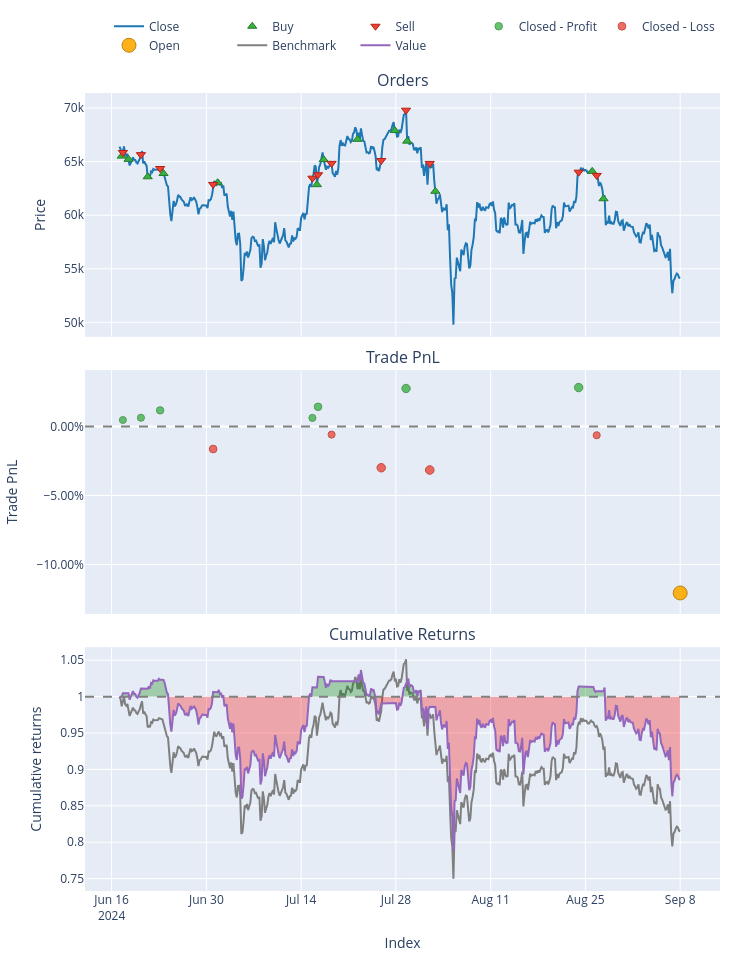
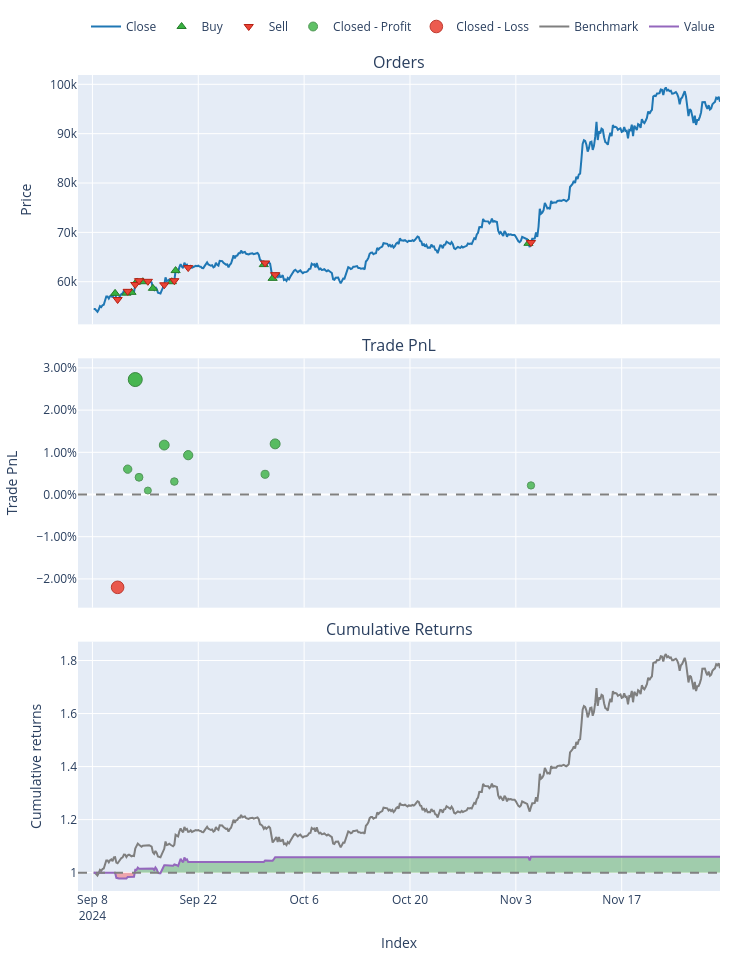
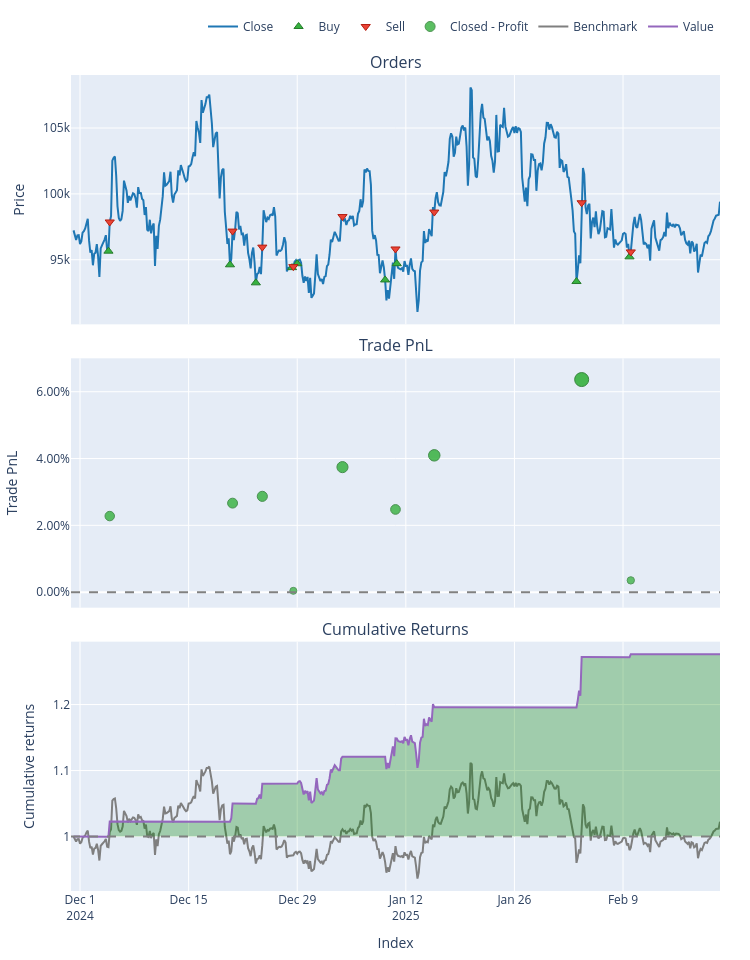

Notebook code for these charts, in order:
### Markdown cell above
## Part 3: Backtesting & Performance Evaluation

**Objective:**  
Evaluate how well the trained model performs on unseen data, simulating real trades.

**Tasks:**
- Use walk-forward or expanding splits to mimic “live” conditions  
- Convert model predictions to signals ([-1, 0, +1] or buy/sell/hold)  
- Run a simple backtest script or VectorBT for performance metrics  
- Calculate returns, Sharpe ratio, drawdowns, confusion matrix, etc.  
- Visualize results (equity curve, trades, etc.) to judge strategy viability

### Code cell
# THIRD CODE: Final Expanding Walk-Forward with VectorBT
# for a multi-bar classification approach

import os
from pathlib import Path

# Assuming the notebook is inside the notebooks folder, set the project root as one level up.
project_root = Path.cwd().parent
os.chdir(project_root)

import warnings
warnings.filterwarnings("ignore")

import pandas as pd
import numpy as np
import MetaTrader5 as mt5
import vectorbt as vbt
import joblib

# Our modules
from data.data_loader import get_data_mt5
from features.feature_engineering import add_all_ta_features
# Suppose you have a multi-bar labeling function
from features.labeling_schemes import create_labels_multi_bar  # or define inline

# Sklearn
from sklearn.metrics import accuracy_score

###########################################################
# 1) DATA LOADING & FEATURE ENGINEERING
###########################################################
if not mt5.initialize():
    print("Failed to initialize MT5")
else:
    data = get_data_mt5(symbol="BTCUSD", timeframe=mt5.TIMEFRAME_H4, n_bars=2000)
    mt5.shutdown()

# Add technical features
df = add_all_ta_features(data)

# Create multi-bar classification labels, e.g. horizon=5, threshold=0.005
df_lbl = create_labels_multi_bar(df, horizon=5, threshold=0.005)

# X => all features except the label columns
X = df_lbl.drop(columns=["multi_bar_label", "future_return_h"])
y = df_lbl["multi_bar_label"]

# SHIFT labels from [-1,0,+1] => [0,1,2] so scikit-learn classifiers won't error out
y_shifted = y + 1  # -1->0, 0->1, +1->2

###########################################################
# 2) DEFINING EXPANDING SPLITS
###########################################################
def expanding_walk_forward_splits(X, y, n_splits=3):
    """
    Creates expanding walk-forward folds. For each fold i:
      - Train: [0 : fold_i]
      - Test:  [fold_i : fold_{i+1}]
    The last fold extends to the end.
    """
    n = len(X)
    fold_size = n // (n_splits + 1)
    splits = []
    
    for i in range(n_splits):
        train_end = (i+1) * fold_size
        if i == n_splits - 1:
            test_end = n
        else:
            test_end = (i+2) * fold_size
            if test_end > n:
                test_end = n
        
        X_train_fold = X.iloc[:train_end]
        y_train_fold = y.iloc[:train_end]
        
        X_test_fold = X.iloc[train_end:test_end]
        y_test_fold = y.iloc[train_end:test_end]
        
        splits.append((X_train_fold, y_train_fold, X_test_fold, y_test_fold))
    return splits

folds = expanding_walk_forward_splits(X, y_shifted, n_splits=3)
print(f"Number of folds: {len(folds)}")

###########################################################
# 3) LOAD BEST PIPELINE & RUN EXPANDING WALK-FORWARD
###########################################################
# This pipeline was saved in the second code (hyperparam tuning step),
# presumably a classification pipeline (e.g. StandardScaler + RandomForestClassifier).
best_pipeline = joblib.load("models/saved_models/best_rf_mb_pipeline.pkl")
print("Loaded best pipeline from 'best_rf_mb_pipeline.pkl'")

fees = 0.0002  # 0.02% transaction cost per trade

fold_results = {}

for i, (X_train_fold, y_train_fold, X_test_fold, y_test_fold) in enumerate(folds, start=1):
    print(f"\n=== Fold {i} ===")
    print(f"Train size: {len(X_train_fold)}, Test size: {len(X_test_fold)}")
    
    # 3.1 Fit the pipeline on this fold's train portion (already SHIFTED labels)
    best_pipeline.fit(X_train_fold, y_train_fold)
    
    # 3.2 Predict SHIFTED labels on the test portion
    preds_shifted = best_pipeline.predict(X_test_fold)
    
    # 3.3 Shift back to [-1,0,+1]
    preds = preds_shifted - 1
    
    # Evaluate accuracy vs. the unshifted test labels
    # The test labels here are SHIFTED, so we must shift them back for a fair comparison
    # Or we can shift preds forward, but let's do this approach:
    y_test_fold_unshifted = y_test_fold - 1
    acc = accuracy_score(y_test_fold_unshifted, preds)
    print(f"Fold {i} Accuracy={acc:.2f}")
    
    # Convert predicted classes => signals
    # +1 => buy, -1 => sell, 0 => no position
    signals = preds
    
    # Vectorbt backtest on the test portion
    df_test_fold = df_lbl.loc[X_test_fold.index].copy()  # or df if same index
    close_prices = df_test_fold["close"]
    
    if len(signals) < len(close_prices):
        # pad signals if needed
        signals = np.append(signals, [0]*(len(close_prices)-len(signals)))
    signals_s = pd.Series(signals, index=close_prices.index)
    
    pf = vbt.Portfolio.from_signals(
        close_prices,
        entries=signals_s > 0,
        exits=signals_s < 0,
        init_cash=10000,
        freq='4H',
        fees=fees
    )
    
    total_return = pf.total_return()
    sharpe_ratio = pf.sharpe_ratio()
    
    print(f"Fold {i} Return={total_return:.2f}%, Sharpe={sharpe_ratio:.2f}")
    print("\nVectorbt stats for Fold", i)
    print(pf.stats())
    
    # Optional: Plot
    fig = pf.plot()
    fig.show()
    
    # Store results
    fold_results[i] = {
        "Accuracy": acc,
        "TotalReturn": total_return,
        "Sharpe": sharpe_ratio
    }

###########################################################
# 4) PRINT FOLD RESULTS
###########################################################
for i, stats in fold_results.items():
    acc = stats["Accuracy"]
    ret = stats["TotalReturn"]
    sr = stats["Sharpe"]
    print(f"\nFold {i} => ACC={acc:.2f}, Return={ret:.2f}%, Sharpe={sr:.2f}")

### Figure 1 — Plotly figure (JSON) as saved in the notebook; plotly's stock layout.template omitted (floating-point values rounded to 4 significant figures; data arrays with more than 128 entries replaced by an {"elided": "..."} marker saying what was removed)
{"data": [{"legendgroup": "0", "line": {"color": "#1f77b4"}, "name": "Close", "showlegend": true, "type": "scatter", "uid": "9e807d55-7f43-41b0-97e0-15f7d3cb62f2", "x": {"elided": "498 str values"}, "xaxis": "x", "y": {"elided": "498 float values"}, "yaxis": "y"}, {"customdata": [[0, 0.1526, 2.0], [2, 0.154, 2.009], [4, 0.159, 2.022], [6, 0.1601, 2.046], [8, 0.1596, 2.012], [10, 0.1611, 2.025], [12, 0.1575, 2.054], [14, 0.1522, 2.042], [16, 0.1459, 1.981], [18, 0.1521, 2.036], [20, 0.1584, 1.972], [22, 0.1581, 2.027], [24, 0.1637, 2.014]], "hovertemplate": "Order Id: %{customdata[0]}<br>Timestamp: %{x}<br>Price: %{y}<br>Size: %{customdata[1]:.6f}<br>Fees: %{customdata[2]:.6f}", "legendgroup": "1", "marker": {"color": "#37B13F", "line": {"color": "rgb(38,123,44)", "width": 1}, "size": 8, "symbol": "triangle-up"}, "mode": "markers", "name": "Buy", "type": "scatter", "uid": "2fac7dec-3152-4ea2-91d8-ee608df41225", "x": ["2024-06-17T12:00:00", "2024-06-18T12:00:00", "2024-06-21T08:00:00", "2024-06-23T16:00:00", "2024-07-01T16:00:00", "2024-07-16T08:00:00", "2024-07-17T08:00:00", "2024-07-22T08:00:00", "2024-07-27T20:00:00", "2024-07-29T16:00:00", "2024-08-02T20:00:00", "2024-08-26T00:00:00", "2024-08-27T16:00:00"], "xaxis": "x", "y": [65520.0, 65210.0, 63590.0, 63890.0, 63040.0, 62850.0, 65190.0, 67090.0, 67900.0, 66920.0, 62230.0, 64100.0, 61540.0], "yaxis": "y"}, {"customdata": [[1, 0.1526, 2.01], [3, 0.154, 2.023], [5, 0.159, 2.046], [7, 0.1601, 2.013], [9, 0.1596, 2.026], [11, 0.1611, 2.055], [13, 0.1575, 2.043], [15, 0.1522, 1.982], [17, 0.1459, 2.036], [19, 0.1521, 1.972], [21, 0.1584, 2.028], [23, 0.1581, 2.015]], "hovertemplate": "Order Id: %{customdata[0]}<br>Timestamp: %{x}<br>Price: %{y}<br>Size: %{customdata[1]:.6f}<br>Fees: %{customdata[2]:.6f}", "legendgroup": "2", "marker": {"color": "#EA4335", "line": {"color": "rgb(181,31,18)", "width": 1}, "size": 8, "symbol": "triangle-down"}, "mode": "markers", "name": "Sell", "type": "scatter", "uid": "d4995fd2-9afe-4dae-8aa5-7ceffaea327a", "x": ["2024-06-17T16:00:00", "2024-06-20T08:00:00", "2024-06-23T04:00:00", "2024-07-01T00:00:00", "2024-07-15T16:00:00", "2024-07-16T12:00:00", "2024-07-18T12:00:00", "2024-07-25T20:00:00", "2024-07-29T12:00:00", "2024-08-02T00:00:00", "2024-08-24T00:00:00", "2024-08-26T16:00:00"], "xaxis": "x", "y": [65850.0, 65660.0, 64360.0, 62880.0, 63460.0, 63780.0, 64840.0, 65110.0, 69810.0, 64840.0, 64020.0, 63720.0], "yaxis": "y"}, {"customdata": [[0, 0, 47.4, 0.004741], [1, 1, 64.07, 0.006378], [2, 2, 118.7, 0.01174], [4, 4, 63.11, 0.006273], [5, 5, 144.9, 0.01431], [8, 8, 273.4, 0.0276], [10, 10, 278.8, 0.02828]], "hovertemplate": "Exit Trade Id: %{customdata[0]}<br>Position Id: %{customdata[1]}<br>Exit Timestamp: %{x}<br>PnL: %{customdata[2]:.6f}<br>Return: %{customdata[3]:.2%}", "legendgroup": "3", "marker": {"color": "#37B13F", "line": {"color": "rgb(38,123,44)", "width": 1}, "opacity": [0.75, 0.7521, 0.7591, 0.752, 0.7624, 0.7796, 0.7805], "size": [7, 7.099, 7.423, 7.093, 7.578, 8.381, 8.422], "symbol": "circle"}, "mode": "markers", "name": "Closed - Profit", "type": "scatter", "uid": "b3512d29-2a97-4151-a397-bc9b665e5e15", "x": ["2024-06-17T16:00:00", "2024-06-20T08:00:00", "2024-06-23T04:00:00", "2024-07-15T16:00:00", "2024-07-16T12:00:00", "2024-07-29T12:00:00", "2024-08-24T00:00:00"], "xaxis": "x2", "y": [0.004741, 0.006378, 0.01174, 0.006273, 0.01431, 0.0276, 0.02828], "yaxis": "y2"}, {"customdata": [[3, 3, -166.6, -0.01629], [6, 6, -59.94, -0.005837], [7, 7, -304.9, -0.02986], [9, 9, -320.6, -0.03149], [11, 11, -64.05, -0.006319]], "hovertemplate": "Exit Trade Id: %{customdata[0]}<br>Position Id: %{customdata[1]}<br>Exit Timestamp: %{x}<br>PnL: %{customdata[2]:.6f}<br>Return: %{customdata[3]:.2%}", "legendgroup": "4", "marker": {"color": "#EA4335", "line": {"color": "rgb(181,31,18)", "width": 1}, "opacity": [0.7649, 0.7514, 0.7825, 0.7846, 0.752], "size": [7.697, 7.066, 8.517, 8.616, 7.095], "symbol": "circle"}, "mode": "markers", "name": "Closed - Loss", "type": "scatter", "uid": "f192eac8-91b0-4169-9ac6-11e7b9dadceb", "x": ["2024-07-01T00:00:00", "2024-07-18T12:00:00", "2024-07-25T20:00:00", "2024-08-02T00:00:00", "2024-08-26T16:00:00"], "xaxis": "x2", "y": [-0.01629, -0.005837, -0.02986, -0.03149, -0.006319], "yaxis": "y2"}, {"customdata": [[12, 12, -1215.0, -0.1207]], "hovertemplate": "Exit Trade Id: %{customdata[0]}<br>Position Id: %{customdata[1]}<br>Exit Timestamp: %{x}<br>PnL: %{customdata[2]:.6f}<br>Return: %{customdata[3]:.2%}", "legendgroup": "5", "marker": {"color": "#FFAA00", "line": {"color": "rgb(178,118,0)", "width": 1}, "opacity": [0.9], "size": [14], "symbol": "circle"}, "mode": "markers", "name": "Open", "type": "scatter", "uid": "7809cbc2-b0c8-449d-8295-265418e0264e", "x": ["2024-09-08T00:00:00"], "xaxis": "x2", "y": [-0.1207], "yaxis": "y2"}, {"legendgroup": "6", "line": {"color": "#7f7f7f"}, "name": "Benchmark", "showlegend": true, "type": "scatter", "uid": "71e22f25-c36e-46f2-b9be-529d3631f36f", "x": {"elided": "498 str values"}, "xaxis": "x3", "y": {"elided": "498 float values"}, "yaxis": "y3"}, {"hoverinfo": "skip", "legendgroup": "7", "line": {"color": "rgba(0, 0, 0, 0)", "width": 0}, "opacity": 0, "showlegend": false, "type": "scatter", "uid": "42e9b39b-4838-430f-b94d-72619c8cadfb", "x": {"elided": "498 str values"}, "xaxis": "x3", "y": {"elided": "498 int values"}, "yaxis": "y3"}, {"connectgaps": false, "fill": "tonexty", "fillcolor": "rgba(0, 128, 0, 0.3)", "hoverinfo": "skip", "legendgroup": "7", "line": {"color": "rgba(0, 0, 0, 0)", "width": 0}, "opacity": 0, "showlegend": false, "type": "scatter", "uid": "d9d1003e-1e70-4f7e-8393-9f03a79c0b03", "x": {"elided": "498 str values"}, "xaxis": "x3", "y": {"elided": "498 float values"}, "yaxis": "y3"}, {"hoverinfo": "skip", "legendgroup": "7", "line": {"color": "rgba(0, 0, 0, 0)", "width": 0}, "opacity": 0, "showlegend": false, "type": "scatter", "uid": "e5dbe007-d622-4789-ae41-9e89fba5f33a", "x": {"elided": "498 str values"}, "xaxis": "x3", "y": {"elided": "498 int values"}, "yaxis": "y3"}, {"connectgaps": false, "fill": "tonexty", "fillcolor": "rgba(255, 0, 0, 0.3)", "hoverinfo": "skip", "legendgroup": "7", "line": {"color": "rgba(0, 0, 0, 0)", "width": 0}, "opacity": 0, "showlegend": false, "type": "scatter", "uid": "4fca4ac5-f14e-45f3-99e3-7787c1e0fa8b", "x": {"elided": "498 str values"}, "xaxis": "x3", "y": {"elided": "498 float values"}, "yaxis": "y3"}, {"legendgroup": "8", "line": {"color": "#9467bd"}, "name": "Value", "showlegend": true, "type": "scatter", "uid": "9e45af4d-31b3-44d4-b743-ca5d7db3fc5c", "x": {"elided": "498 str values"}, "xaxis": "x3", "y": {"elided": "498 float values"}, "yaxis": "y3"}, {"hoverinfo": "skip", "legendgroup": "7", "line": {"color": "rgba(0, 0, 0, 0)", "width": 0}, "opacity": 0, "showlegend": false, "type": "scatter", "uid": "c9bf3007-55ef-4fab-8ace-d27fdc4af3bc", "x": {"elided": "498 str values"}, "xaxis": "x3", "y": {"elided": "498 int values"}, "yaxis": "y3"}], "layout": {"annotations": [{"font": {"size": 16}, "showarrow": false, "text": "Orders", "x": 0.5, "xanchor": "center", "xref": "paper", "y": 1, "yanchor": "bottom", "yref": "paper"}, {"font": {"size": 16}, "showarrow": false, "text": "Trade PnL", "x": 0.5, "xanchor": "center", "xref": "paper", "y": 0.6528, "yanchor": "bottom", "yref": "paper"}, {"font": {"size": 16}, "showarrow": false, "text": "Cumulative Returns", "x": 0.5, "xanchor": "center", "xref": "paper", "y": 0.3056, "yanchor": "bottom", "yref": "paper"}], "height": 960, "legend": {"orientation": "h", "traceorder": "normal", "x": 1, "xanchor": "right", "y": 1.042, "yanchor": "bottom"}, "margin": {"b": 30, "l": 30, "r": 30, "t": 30}, "shapes": [{"line": {"color": "gray", "dash": "dash"}, "type": "line", "x0": 0, "x1": 1, "xref": "paper", "y0": 0, "y1": 0, "yref": "y2"}, {"line": {"color": "gray", "dash": "dash"}, "type": "line", "x0": 0, "x1": 1, "xref": "paper", "y0": 1, "y1": 1, "yref": "y3"}], "showlegend": true, "width": 750, "xaxis": {"anchor": "y", "domain": [0, 1], "matches": "x3", "showticklabels": false}, "xaxis2": {"anchor": "y2", "domain": [0, 1], "matches": "x3", "showticklabels": false}, "xaxis3": {"anchor": "y3", "domain": [0, 1], "title": {"text": "Index"}}, "yaxis": {"anchor": "x", "domain": [0.6944, 1], "title": {"text": "Price"}}, "yaxis2": {"anchor": "x2", "domain": [0.3472, 0.6528], "tickformat": ".2%", "title": {"text": "Trade PnL"}}, "yaxis3": {"anchor": "x3", "domain": [0, 0.3056], "title": {"text": "Cumulative returns"}}}}

### Figure 2 — Plotly figure (JSON) as saved in the notebook; plotly's stock layout.template omitted (floating-point values rounded to 4 significant figures; data arrays with more than 128 entries replaced by an {"elided": "..."} marker saying what was removed)
{"data": [{"legendgroup": "0", "line": {"color": "#1f77b4"}, "name": "Close", "showlegend": true, "type": "scatter", "uid": "22da6382-fb1f-412c-bd80-6cb7fd14be6b", "x": {"elided": "498 str values"}, "xaxis": "x", "y": {"elided": "498 float values"}, "yaxis": "y"}, {"customdata": [[0, 0.1735, 2.0], [2, 0.1695, 1.956], [4, 0.1701, 1.967], [6, 0.1686, 2.021], [8, 0.1691, 2.029], [10, 0.1731, 2.031], [12, 0.1713, 2.055], [14, 0.1656, 2.061], [16, 0.1639, 2.08], [18, 0.1723, 2.09], [20, 0.1561, 2.116]], "hovertemplate": "Order Id: %{customdata[0]}<br>Timestamp: %{x}<br>Price: %{y}<br>Size: %{customdata[1]:.6f}<br>Fees: %{customdata[2]:.6f}", "legendgroup": "1", "marker": {"color": "#37B13F", "line": {"color": "rgb(38,123,44)", "width": 1}, "size": 8, "symbol": "triangle-up"}, "mode": "markers", "name": "Buy", "type": "scatter", "uid": "8dd8347b-b2d4-4875-a71c-ff7aa432810c", "x": ["2024-09-11T00:00:00", "2024-09-12T12:00:00", "2024-09-13T04:00:00", "2024-09-13T20:00:00", "2024-09-14T16:00:00", "2024-09-16T00:00:00", "2024-09-18T12:00:00", "2024-09-19T00:00:00", "2024-09-30T16:00:00", "2024-10-01T20:00:00", "2024-11-04T16:00:00"], "xaxis": "x", "y": [57640.0, 57680.0, 57840, 59940.0, 60000.0, 58660.0, 60000.0, 62250.0, 63470.0, 60680.0, 67770.0], "yaxis": "y"}, {"customdata": [[1, 0.1735, 1.956], [3, 0.1695, 1.968], [5, 0.1701, 2.022], [7, 0.1686, 2.03], [9, 0.1691, 2.032], [11, 0.1731, 2.056], [13, 0.1713, 2.062], [15, 0.1656, 2.081], [17, 0.1639, 2.091], [19, 0.1723, 2.116], [21, 0.1561, 2.121]], "hovertemplate": "Order Id: %{customdata[0]}<br>Timestamp: %{x}<br>Price: %{y}<br>Size: %{customdata[1]:.6f}<br>Fees: %{customdata[2]:.6f}", "legendgroup": "2", "marker": {"color": "#EA4335", "line": {"color": "rgb(181,31,18)", "width": 1}, "size": 8, "symbol": "triangle-down"}, "mode": "markers", "name": "Sell", "type": "scatter", "uid": "546717b7-5eac-465e-a72d-1e1d7d7eee4e", "x": ["2024-09-11T08:00:00", "2024-09-12T16:00:00", "2024-09-13T16:00:00", "2024-09-14T04:00:00", "2024-09-15T08:00:00", "2024-09-17T12:00:00", "2024-09-18T20:00:00", "2024-09-20T16:00:00", "2024-09-30T20:00:00", "2024-10-02T04:00:00", "2024-11-05T00:00:00"], "xaxis": "x", "y": [56390.0, 58050.0, 59440.0, 60210.0, 60080.0, 59370.0, 60210.0, 62860.0, 63800.0, 61430.0, 67950.0], "yaxis": "y"}, {"customdata": [[1, 1, 58.73, 0.006006], [2, 2, 268.0, 0.02725], [3, 3, 41.28, 0.004086], [4, 4, 9.584, 0.0009446], [5, 5, 119.0, 0.01172], [6, 6, 31.57, 0.003073], [7, 7, 96.1, 0.009324], [8, 8, 49.87, 0.004794], [9, 9, 125.4, 0.012], [10, 10, 22.76, 0.002152]], "hovertemplate": "Exit Trade Id: %{customdata[0]}<br>Position Id: %{customdata[1]}<br>Exit Timestamp: %{x}<br>PnL: %{customdata[2]:.6f}<br>Return: %{customdata[3]:.2%}", "legendgroup": "3", "marker": {"color": "#37B13F", "line": {"color": "rgb(38,123,44)", "width": 1}, "opacity": [0.7789, 0.9, 0.7679, 0.75, 0.8115, 0.7621, 0.7978, 0.772, 0.8131, 0.7569], "size": [8.347, 14, 7.836, 7, 9.868, 7.566, 9.23, 8.025, 9.943, 7.321], "symbol": "circle"}, "mode": "markers", "name": "Closed - Profit", "type": "scatter", "uid": "c0c50d0e-3a4d-400c-a1c4-b1fdfd1521dc", "x": ["2024-09-12T16:00:00", "2024-09-13T16:00:00", "2024-09-14T04:00:00", "2024-09-15T08:00:00", "2024-09-17T12:00:00", "2024-09-18T20:00:00", "2024-09-20T16:00:00", "2024-09-30T20:00:00", "2024-10-02T04:00:00", "2024-11-05T00:00:00"], "xaxis": "x2", "y": [0.006006, 0.02725, 0.004086, 0.0009446, 0.01172, 0.003073, 0.009324, 0.004794, 0.012, 0.002152], "yaxis": "y2"}, {"customdata": [[0, 0, -219.9, -0.02199]], "hovertemplate": "Exit Trade Id: %{customdata[0]}<br>Position Id: %{customdata[1]}<br>Exit Timestamp: %{x}<br>PnL: %{customdata[2]:.6f}<br>Return: %{customdata[3]:.2%}", "legendgroup": "4", "marker": {"color": "#EA4335", "line": {"color": "rgb(181,31,18)", "width": 1}, "opacity": [0.87], "size": [12.6], "symbol": "circle"}, "mode": "markers", "name": "Closed - Loss", "type": "scatter", "uid": "6969f841-5dcc-4e3d-bb14-6fa6ae84f25d", "x": ["2024-09-11T08:00:00"], "xaxis": "x2", "y": [-0.02199], "yaxis": "y2"}, {"legendgroup": "5", "line": {"color": "#7f7f7f"}, "name": "Benchmark", "showlegend": true, "type": "scatter", "uid": "879b555e-d34f-4bae-849c-4721ac05c590", "x": {"elided": "498 str values"}, "xaxis": "x3", "y": {"elided": "498 float values"}, "yaxis": "y3"}, {"hoverinfo": "skip", "legendgroup": "6", "line": {"color": "rgba(0, 0, 0, 0)", "width": 0}, "opacity": 0, "showlegend": false, "type": "scatter", "uid": "5ff387fc-8cb6-4ef4-90f0-6dc5cf40cb9e", "x": {"elided": "498 str values"}, "xaxis": "x3", "y": {"elided": "498 int values"}, "yaxis": "y3"}, {"connectgaps": false, "fill": "tonexty", "fillcolor": "rgba(0, 128, 0, 0.3)", "hoverinfo": "skip", "legendgroup": "6", "line": {"color": "rgba(0, 0, 0, 0)", "width": 0}, "opacity": 0, "showlegend": false, "type": "scatter", "uid": "c5e5a7ea-df75-4bcd-89b1-36721b1354d6", "x": {"elided": "498 str values"}, "xaxis": "x3", "y": {"elided": "498 float values"}, "yaxis": "y3"}, {"hoverinfo": "skip", "legendgroup": "6", "line": {"color": "rgba(0, 0, 0, 0)", "width": 0}, "opacity": 0, "showlegend": false, "type": "scatter", "uid": "f3ca46d0-3a6c-43c3-9d55-d0f0fc6f5186", "x": {"elided": "498 str values"}, "xaxis": "x3", "y": {"elided": "498 int values"}, "yaxis": "y3"}, {"connectgaps": false, "fill": "tonexty", "fillcolor": "rgba(255, 0, 0, 0.3)", "hoverinfo": "skip", "legendgroup": "6", "line": {"color": "rgba(0, 0, 0, 0)", "width": 0}, "opacity": 0, "showlegend": false, "type": "scatter", "uid": "0684d099-dab8-4d8d-92ed-e387d4783050", "x": {"elided": "498 str values"}, "xaxis": "x3", "y": {"elided": "498 float values"}, "yaxis": "y3"}, {"legendgroup": "7", "line": {"color": "#9467bd"}, "name": "Value", "showlegend": true, "type": "scatter", "uid": "38c9f7a9-e49b-46f6-a9d0-fa6feb2d9622", "x": {"elided": "498 str values"}, "xaxis": "x3", "y": {"elided": "498 float values"}, "yaxis": "y3"}, {"hoverinfo": "skip", "legendgroup": "6", "line": {"color": "rgba(0, 0, 0, 0)", "width": 0}, "opacity": 0, "showlegend": false, "type": "scatter", "uid": "aa224426-28b1-42f6-ab62-ee3473957688", "x": {"elided": "498 str values"}, "xaxis": "x3", "y": {"elided": "498 int values"}, "yaxis": "y3"}], "layout": {"annotations": [{"font": {"size": 16}, "showarrow": false, "text": "Orders", "x": 0.5, "xanchor": "center", "xref": "paper", "y": 1, "yanchor": "bottom", "yref": "paper"}, {"font": {"size": 16}, "showarrow": false, "text": "Trade PnL", "x": 0.5, "xanchor": "center", "xref": "paper", "y": 0.6528, "yanchor": "bottom", "yref": "paper"}, {"font": {"size": 16}, "showarrow": false, "text": "Cumulative Returns", "x": 0.5, "xanchor": "center", "xref": "paper", "y": 0.3056, "yanchor": "bottom", "yref": "paper"}], "height": 960, "legend": {"orientation": "h", "traceorder": "normal", "x": 1, "xanchor": "right", "y": 1.042, "yanchor": "bottom"}, "margin": {"b": 30, "l": 30, "r": 30, "t": 30}, "shapes": [{"line": {"color": "gray", "dash": "dash"}, "type": "line", "x0": 0, "x1": 1, "xref": "paper", "y0": 0, "y1": 0, "yref": "y2"}, {"line": {"color": "gray", "dash": "dash"}, "type": "line", "x0": 0, "x1": 1, "xref": "paper", "y0": 1, "y1": 1, "yref": "y3"}], "showlegend": true, "width": 750, "xaxis": {"anchor": "y", "domain": [0, 1], "matches": "x3", "showticklabels": false}, "xaxis2": {"anchor": "y2", "domain": [0, 1], "matches": "x3", "showticklabels": false}, "xaxis3": {"anchor": "y3", "domain": [0, 1], "title": {"text": "Index"}}, "yaxis": {"anchor": "x", "domain": [0.6944, 1], "title": {"text": "Price"}}, "yaxis2": {"anchor": "x2", "domain": [0.3472, 0.6528], "tickformat": ".2%", "title": {"text": "Trade PnL"}}, "yaxis3": {"anchor": "x3", "domain": [0, 0.3056], "title": {"text": "Cumulative returns"}}}}

### Figure 3 — Plotly figure (JSON) as saved in the notebook; plotly's stock layout.template omitted (floating-point values rounded to 4 significant figures; data arrays with more than 128 entries replaced by an {"elided": "..."} marker saying what was removed)
{"data": [{"legendgroup": "0", "line": {"color": "#1f77b4"}, "name": "Close", "showlegend": true, "type": "scatter", "uid": "849bc3b1-7580-440c-9618-7f94804e2bdd", "x": {"elided": "501 str values"}, "xaxis": "x", "y": {"elided": "501 float values"}, "yaxis": "y"}, {"customdata": [[0, 0.1045, 2.0], [2, 0.1081, 2.045], [4, 0.1126, 2.1], [6, 0.1144, 2.16], [8, 0.1141, 2.161], [10, 0.1199, 2.242], [12, 0.1213, 2.297], [14, 0.1281, 2.391], [16, 0.1335, 2.543]], "hovertemplate": "Order Id: %{customdata[0]}<br>Timestamp: %{x}<br>Price: %{y}<br>Size: %{customdata[1]:.6f}<br>Fees: %{customdata[2]:.6f}", "legendgroup": "1", "marker": {"color": "#37B13F", "line": {"color": "rgb(38,123,44)", "width": 1}, "size": 8, "symbol": "triangle-up"}, "mode": "markers", "name": "Buy", "type": "scatter", "uid": "48af6154-087e-4bb6-9693-fe5f31b8d694", "x": ["2024-12-04T16:00:00", "2024-12-20T08:00:00", "2024-12-23T16:00:00", "2024-12-28T08:00:00", "2024-12-29T00:00:00", "2025-01-09T08:00:00", "2025-01-10T20:00:00", "2025-02-03T00:00:00", "2025-02-09T20:00:00"], "xaxis": "x", "y": [95650.0, 94620.0, 93250.0, 94400.0, 94700.0, 93470.0, 94700.0, 93350.0, 95220.0], "yaxis": "y"}, {"customdata": [[1, 0.1045, 2.046], [3, 0.1081, 2.1], [5, 0.1126, 2.161], [7, 0.1144, 2.162], [9, 0.1141, 2.242], [11, 0.1199, 2.298], [13, 0.1213, 2.392], [15, 0.1281, 2.544], [17, 0.1335, 2.553]], "hovertemplate": "Order Id: %{customdata[0]}<br>Timestamp: %{x}<br>Price: %{y}<br>Size: %{customdata[1]:.6f}<br>Fees: %{customdata[2]:.6f}", "legendgroup": "2", "marker": {"color": "#EA4335", "line": {"color": "rgb(181,31,18)", "width": 1}, "size": 8, "symbol": "triangle-down"}, "mode": "markers", "name": "Sell", "type": "scatter", "uid": "c5393c84-8c98-4b68-9a9f-7a1045ee4beb", "x": ["2024-12-04T20:00:00", "2024-12-20T16:00:00", "2024-12-24T12:00:00", "2024-12-28T12:00:00", "2025-01-03T20:00:00", "2025-01-10T16:00:00", "2025-01-15T16:00:00", "2025-02-03T16:00:00", "2025-02-10T00:00:00"], "xaxis": "x", "y": [97870.0, 97180.0, 95960.0, 94480.0, 98280.0, 95817, 98620.0, 99330.0, 95590.0], "yaxis": "y"}, {"customdata": [[0, 0, 227.7, 0.02278], [1, 1, 272.5, 0.02665], [2, 2, 301.1, 0.02868], [3, 3, 4.296, 0.0003978], [4, 4, 404.4, 0.03743], [5, 5, 277.5, 0.02476], [6, 6, 470.4, 0.04096], [7, 7, 760.9, 0.06365], [8, 8, 44.87, 0.003529]], "hovertemplate": "Exit Trade Id: %{customdata[0]}<br>Position Id: %{customdata[1]}<br>Exit Timestamp: %{x}<br>PnL: %{customdata[2]:.6f}<br>Return: %{customdata[3]:.2%}", "legendgroup": "3", "marker": {"color": "#37B13F", "line": {"color": "rgb(38,123,44)", "width": 1}, "opacity": [0.8031, 0.8123, 0.8171, 0.75, 0.8378, 0.8078, 0.8462, 0.9, 0.7574], "size": [9.477, 9.905, 10.13, 7, 11.1, 9.696, 11.49, 14, 7.347], "symbol": "circle"}, "mode": "markers", "name": "Closed - Profit", "type": "scatter", "uid": "0f46eb7d-0ee0-4438-9320-de9c1f9720c2", "x": ["2024-12-04T20:00:00", "2024-12-20T16:00:00", "2024-12-24T12:00:00", "2024-12-28T12:00:00", "2025-01-03T20:00:00", "2025-01-10T16:00:00", "2025-01-15T16:00:00", "2025-02-03T16:00:00", "2025-02-10T00:00:00"], "xaxis": "x2", "y": [0.02278, 0.02665, 0.02868, 0.0003978, 0.03743, 0.02476, 0.04096, 0.06365, 0.003529], "yaxis": "y2"}, {"legendgroup": "4", "line": {"color": "#7f7f7f"}, "name": "Benchmark", "showlegend": true, "type": "scatter", "uid": "4b541c4e-6e3a-4c9d-81c3-78ca19b574e9", "x": {"elided": "501 str values"}, "xaxis": "x3", "y": {"elided": "501 float values"}, "yaxis": "y3"}, {"hoverinfo": "skip", "legendgroup": "5", "line": {"color": "rgba(0, 0, 0, 0)", "width": 0}, "opacity": 0, "showlegend": false, "type": "scatter", "uid": "23dbfda8-4b1c-49ca-b0c1-247a4cf2f1e0", "x": {"elided": "501 str values"}, "xaxis": "x3", "y": {"elided": "501 int values"}, "yaxis": "y3"}, {"connectgaps": false, "fill": "tonexty", "fillcolor": "rgba(0, 128, 0, 0.3)", "hoverinfo": "skip", "legendgroup": "5", "line": {"color": "rgba(0, 0, 0, 0)", "width": 0}, "opacity": 0, "showlegend": false, "type": "scatter", "uid": "e4dd6fa2-31df-41c8-b993-6b6e2d24ef5f", "x": {"elided": "501 str values"}, "xaxis": "x3", "y": {"elided": "501 float values"}, "yaxis": "y3"}, {"hoverinfo": "skip", "legendgroup": "5", "line": {"color": "rgba(0, 0, 0, 0)", "width": 0}, "opacity": 0, "showlegend": false, "type": "scatter", "uid": "8975ec2c-1418-411f-9364-6a8b2f2e3952", "x": {"elided": "501 str values"}, "xaxis": "x3", "y": {"elided": "501 int values"}, "yaxis": "y3"}, {"connectgaps": false, "fill": "tonexty", "fillcolor": "rgba(255, 0, 0, 0.3)", "hoverinfo": "skip", "legendgroup": "5", "line": {"color": "rgba(0, 0, 0, 0)", "width": 0}, "opacity": 0, "showlegend": false, "type": "scatter", "uid": "c5f83ebf-9b9e-4b61-ae1b-5166fa541bd5", "x": {"elided": "501 str values"}, "xaxis": "x3", "y": {"elided": "501 float values"}, "yaxis": "y3"}, {"legendgroup": "6", "line": {"color": "#9467bd"}, "name": "Value", "showlegend": true, "type": "scatter", "uid": "e2fd5168-d26a-4f6c-972e-3196ba28bc58", "x": {"elided": "501 str values"}, "xaxis": "x3", "y": {"elided": "501 float values"}, "yaxis": "y3"}, {"hoverinfo": "skip", "legendgroup": "5", "line": {"color": "rgba(0, 0, 0, 0)", "width": 0}, "opacity": 0, "showlegend": false, "type": "scatter", "uid": "42399719-5cfd-419a-b600-baad62e010ee", "x": {"elided": "501 str values"}, "xaxis": "x3", "y": {"elided": "501 int values"}, "yaxis": "y3"}], "layout": {"annotations": [{"font": {"size": 16}, "showarrow": false, "text": "Orders", "x": 0.5, "xanchor": "center", "xref": "paper", "y": 1, "yanchor": "bottom", "yref": "paper"}, {"font": {"size": 16}, "showarrow": false, "text": "Trade PnL", "x": 0.5, "xanchor": "center", "xref": "paper", "y": 0.6528, "yanchor": "bottom", "yref": "paper"}, {"font": {"size": 16}, "showarrow": false, "text": "Cumulative Returns", "x": 0.5, "xanchor": "center", "xref": "paper", "y": 0.3056, "yanchor": "bottom", "yref": "paper"}], "height": 960, "legend": {"orientation": "h", "traceorder": "normal", "x": 1, "xanchor": "right", "y": 1.042, "yanchor": "bottom"}, "margin": {"b": 30, "l": 30, "r": 30, "t": 30}, "shapes": [{"line": {"color": "gray", "dash": "dash"}, "type": "line", "x0": 0, "x1": 1, "xref": "paper", "y0": 0, "y1": 0, "yref": "y2"}, {"line": {"color": "gray", "dash": "dash"}, "type": "line", "x0": 0, "x1": 1, "xref": "paper", "y0": 1, "y1": 1, "yref": "y3"}], "showlegend": true, "width": 750, "xaxis": {"anchor": "y", "domain": [0, 1], "matches": "x3", "showticklabels": false}, "xaxis2": {"anchor": "y2", "domain": [0, 1], "matches": "x3", "showticklabels": false}, "xaxis3": {"anchor": "y3", "domain": [0, 1], "title": {"text": "Index"}}, "yaxis": {"anchor": "x", "domain": [0.6944, 1], "title": {"text": "Price"}}, "yaxis2": {"anchor": "x2", "domain": [0.3472, 0.6528], "tickformat": ".2%", "title": {"text": "Trade PnL"}}, "yaxis3": {"anchor": "x3", "domain": [0, 0.3056], "title": {"text": "Cumulative returns"}}}}
